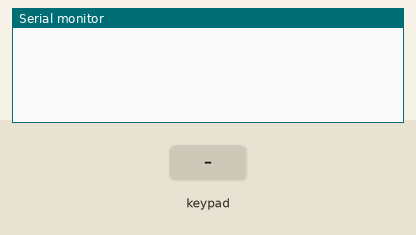
This sketch was run on a simulated Arduino Mega 2560, built with avr-gcc and run on an emulated ATmega2560. On the bench: the last lines printed to the serial monitor. Inputs (shaded band) come from the test bench.

Above: at 1.2 s.
1.3 s: key '1' pressed
At 1.9 s:
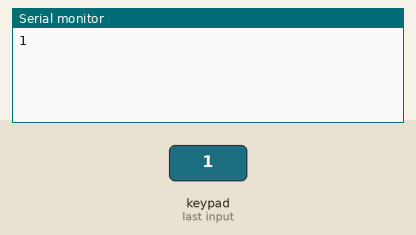
2.8 s: keypad keys 2 2 2 3 2 4 2 5 # pressed 0.4 s apart
At 6.9 s:
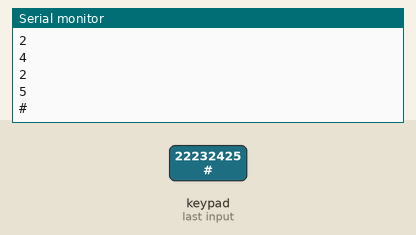
7.9 s: key '*' pressed
At 9.1 s:
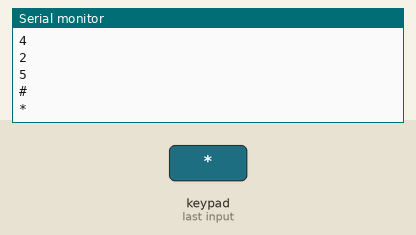
9.4 s: keypad keys 2 6 2 7 2 8 pressed 0.4 s apart
At 12.1 s:
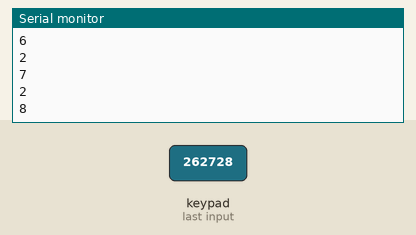
Timing chart, 0 to 13.6 s (numbered marks = the images above; inputs shaded):
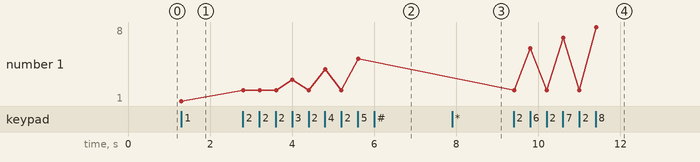

Measured:
- after the input at 1.3 s, the serial monitor: prints a new line at once (image 1)
- after the input at 2.8 s, the serial monitor: prints a new line at once (image 2)
- after the input at 7.9 s, the serial monitor: prints a new line at once (image 3)
- after the input at 9.4 s, the serial monitor: prints a new line at once (image 4)
- plotted number 1: 1 → 5 after the input at 2.8 s, 5 → 8 after the input at 9.4 s

The sketch:

CustomKeypad_26feb.ino
```cpp
/* @file CustomKeypad.pde
|| @version 1.0
|| @author Alexander Brevig
|| @contact alexanderbrevig@gmail.com
||
|| @description
|| | Demonstrates changing the keypad size and key values.
|| #
*/
#include <Keypad.h>

const byte ROWS = 4; //four rows
const byte COLS = 3; //four columns
//define the cymbols on the buttons of the keypads
char hexaKeys[ROWS][COLS] = {
  {'1','2','3'},
  {'4','5','6'},
  {'7','8','9'},
  {'*','0','#'}
};
byte rowPins[ROWS] = {22, 23, 24, 25}; //connect to the row pinouts of the keypad
byte colPins[COLS] = {26, 27, 28}; //connect to the column pinouts of the keypad

//initialize an instance of class NewKeypad
Keypad customKeypad = Keypad( makeKeymap(hexaKeys), rowPins, colPins, ROWS, COLS);

void setup(){
  Serial.begin(9600);
}

void loop(){
  char customKey = customKeypad.getKey();

  if (customKey){
    Serial.println(customKey);
  }
}
```
